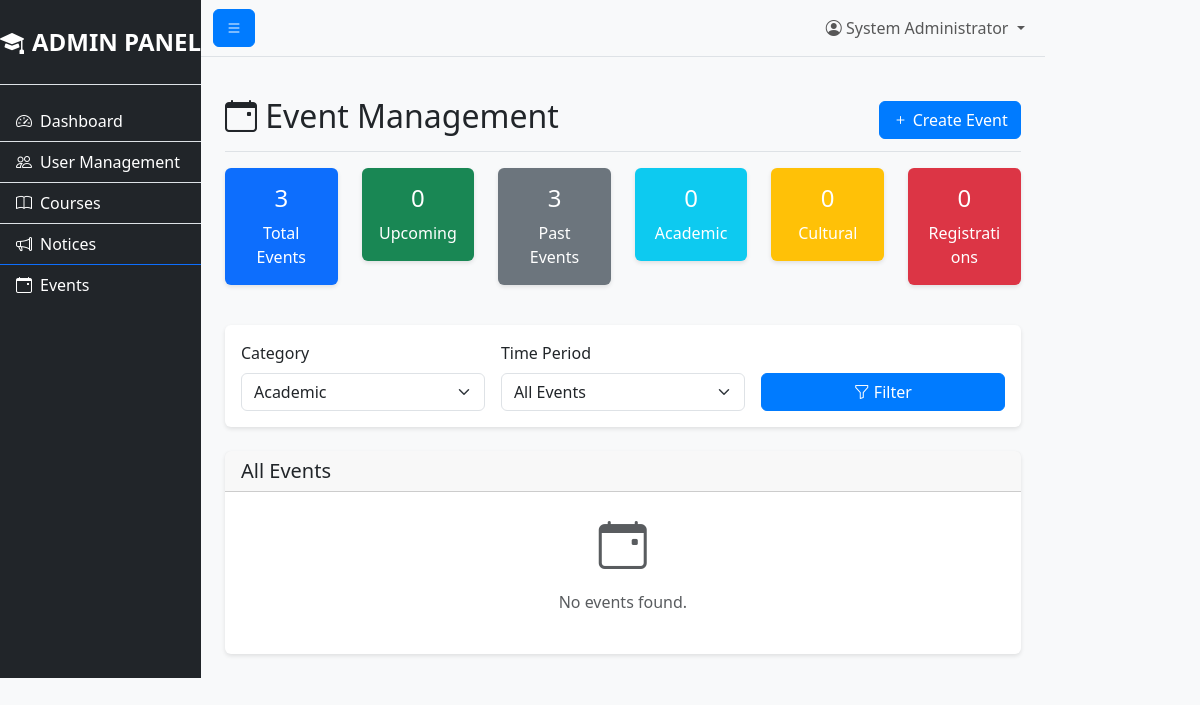
Page /admin/events.php?category=academic (signed in) on the earlier database version.
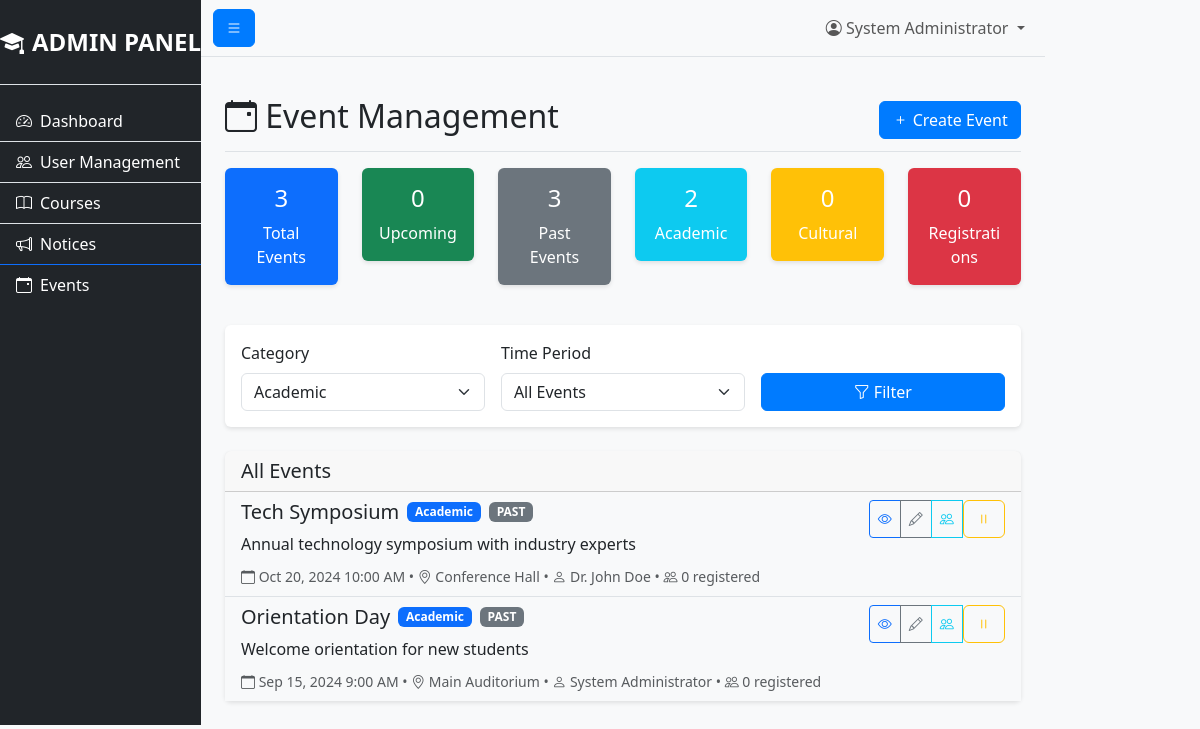
Same page on the later database version.
### tables this page shows
CREATE TABLE events (
    id INT AUTO_INCREMENT PRIMARY KEY,
    title VARCHAR(255) NOT NULL,
    description TEXT,
    event_date DATETIME NOT NULL,
    location VARCHAR(255),
    organizer_id INT NOT NULL,
    category ENUM('general', 'academic', 'cultural', 'sports', 'social') DEFAULT 'general',
    max_registrations INT DEFAULT 0,
    is_public BOOLEAN DEFAULT TRUE,
    created_at TIMESTAMP DEFAULT CURRENT_TIMESTAMP,
    is_active BOOLEAN DEFAULT TRUE,
    FOREIGN KEY (organizer_id) REFERENCES users(id)
);

CREATE TABLE users (
    id INT AUTO_INCREMENT PRIMARY KEY,
    username VARCHAR(50) UNIQUE NOT NULL,
    email VARCHAR(100) UNIQUE NOT NULL,
    password VARCHAR(255) NOT NULL,
    role ENUM('student', 'faculty', 'admin') NOT NULL,
    full_name VARCHAR(100) NOT NULL,
    department VARCHAR(100),
    phone VARCHAR(20),
    address TEXT,
    created_at TIMESTAMP DEFAULT CURRENT_TIMESTAMP,
    updated_at TIMESTAMP DEFAULT CURRENT_TIMESTAMP ON UPDATE CURRENT_TIMESTAMP,
    is_active BOOLEAN DEFAULT TRUE
);

### php/config.php (called while the page is built, shortened)
<?php
function executeQuery($conn, $sql, $types = "", $params = []) {
    try {
        $stmt = $conn->prepare($sql);
        if (!empty($params)) {
            $stmt->bind_param($types, ...$params);
        }
        $result = $stmt->execute();
        return $stmt;
    } catch (Exception $e) {
        throw new Exception("Query execution error: " . $e->getMessage());
    }
}
function fetchSingleRow($conn, $sql, $types = "", $params = []) {
    try {
        $stmt = executeQuery($conn, $sql, $types, $params);
        $result = $stmt->get_result();
        $row = $result->fetch_assoc();
        return $row;
    } catch (Exception $e) {
        throw new Exception("Fetch single row error: " . $e->getMessage());
    }
}
function fetchMultipleRows($conn, $sql, $types = "", $params = []) {
    try {
        $stmt = executeQuery($conn, $sql, $types, $params);
        $result = $stmt->get_result();
        $rows = [];
        while ($row = $result->fetch_assoc()) {
            $rows[] = $row;
        }
        return $rows;
    } catch (Exception $e) {
        throw new Exception("Fetch multiple rows error: " . $e->getMessage());
    }
}
?>

### admin/events.php (the view, shortened to what the changed rows need)
<?php
require_once '../php/config.php';
$conn = getDBConnection();
$categoryFilter = $_GET['category'] ?? 'all';
$whereConditions = [];
$params = [];
$types = "";
if ($categoryFilter != 'all') {
    $whereConditions[] = "e.category = ?";
    $params[] = $categoryFilter;
    $types .= "s";
}
$whereClause = !empty($whereConditions) ? 'WHERE ' . implode(' AND ', $whereConditions) : '';
$sql = "SELECT e.*, u.full_name as organizer_name,
        COUNT(er.id) as registration_count
        FROM events e
        JOIN users u ON e.organizer_id = u.id
        LEFT JOIN event_registrations er ON e.id = er.event_id AND er.status = 'registered'
        $whereClause
        GROUP BY e.id
        ORDER BY e.event_date DESC";
$events = fetchMultipleRows($conn, $sql, $types, $params);
$stats = fetchSingleRow($conn, "SELECT
    COUNT(*) as total_events,
    SUM(CASE WHEN event_date >= NOW() THEN 1 ELSE 0 END) as upcoming_events,
    SUM(CASE WHEN event_date < NOW() THEN 1 ELSE 0 END) as past_events,
    SUM(CASE WHEN category = 'academic' THEN 1 ELSE 0 END) as academic_events,
    SUM(CASE WHEN category = 'cultural' THEN 1 ELSE 0 END) as cultural_events
    FROM events");
?>
<!DOCTYPE html>
<html lang="en">
<head>
    <link href="https://cdn.jsdelivr.net/npm/bootstrap@5.3.0/dist/css/bootstrap.min.css" rel="stylesheet">
    <link href="https://cdn.jsdelivr.net/npm/bootstrap-icons@1.10.0/font/bootstrap-icons.css" rel="stylesheet">
    <link href="../css/style.css" rel="stylesheet">
</head>
<body>
    <div class="d-flex" id="wrapper">
        <div id="page-content-wrapper">
            <div class="container-fluid p-4">
                <div class="d-flex justify-content-between flex-wrap flex-md-nowrap align-items-center pt-3 pb-2 mb-3 border-bottom">
                    <h1 class="h2">
                        <i class="bi bi-calendar-event"></i> Event Management
                    </h1>
                </div>
                <div class="row mb-4">
                    <div class="col-md-2 mb-3">
                        <div class="card text-white bg-info">
                            <div class="card-body text-center">
                                <h4><?php echo $stats['academic_events']; ?></h4>
                                <p class="mb-0">Academic</p>
                            </div>
                        </div>
                    </div>
                </div>
                <div class="card">
                    <div class="card-body p-0">
                        <?php if (empty($events)): ?>
                            <div class="text-center p-4">
                                <i class="bi bi-calendar-event display-1 text-muted"></i>
                                <p class="text-muted mt-3">No events found.</p>
                            </div>
                        <?php else: ?>
                            <div class="list-group list-group-flush">
                                <?php foreach ($events as $event): ?>
                                    <?php
                                    $eventDate = new DateTime($event['event_date']);
                                    $now = new DateTime();
                                    $isPast = $eventDate < $now;
                                    $daysUntil = $eventDate->diff($now)->days;
                                    ?>
                                    <div class="list-group-item <?php echo $isPast ? 'bg-light' : ''; ?>">
                                        <div class="d-flex w-100 justify-content-between align-items-start">
                                            <div class="flex-grow-1">
                                                <div class="d-flex align-items-center mb-2">
                                                    <h5 class="mb-0 me-2"><?php echo htmlspecialchars($event['title']); ?></h5>
                                                    <span class="badge bg-<?php
                                                        echo $event['category'] == 'academic' ? 'primary' :
                                                            ($event['category'] == 'cultural' ? 'success' :
                                                            ($event['category'] == 'sports' ? 'warning' : 'secondary'));
                                                    ?>">
                                                        <?php echo ucfirst($event['category']); ?>
                                                    </span>
                                                    <?php if ($isPast): ?>
                                                        <span class="badge bg-secondary ms-2">PAST</span>
                                                    <?php elseif ($daysUntil <= 7): ?>
                                                        <span class="badge bg-danger ms-2">SOON</span>
                                                    <?php endif; ?>
                                                </div>
                                                <?php if ($event['description']): ?>
                                                    <p class="mb-2"><?php echo nl2br(htmlspecialchars(substr($event['description'], 0, 150))); ?><?php echo strlen($event['description']) > 150 ? '...' : ''; ?></p>
                                                <?php endif; ?>
                                                <small class="text-muted">
                                                    <i class="bi bi-calendar"></i> <?php echo $eventDate->format('M j, Y g:i A'); ?> •
                                                    <?php if ($event['location']): ?>
                                                        <i class="bi bi-geo-alt"></i> <?php echo htmlspecialchars($event['location']); ?> •
                                                    <?php endif; ?>
                                                    <i class="bi bi-person"></i> <?php echo htmlspecialchars($event['organizer_name']); ?> •
                                                    <i class="bi bi-people"></i> <?php echo $event['registration_count']; ?> registered
                                                </small>
                                            </div>
                                            <div class="btn-group btn-group-sm ms-3">
                                                <button type="button" class="btn btn-outline-primary" onclick="viewEvent(<?php echo $event['id']; ?>)">
                                                    <i class="bi bi-eye"></i>
                                                </button>
                                                <button type="button" class="btn btn-outline-secondary" onclick="editEvent(<?php echo $event['id']; ?>)">
                                                    <i class="bi bi-pencil"></i>
                                                </button>
                                                <button type="button" class="btn btn-outline-info" onclick="viewRegistrations(<?php echo $event['id']; ?>)">
                                                    <i class="bi bi-people"></i>
                                                </button>
                                                <form method="POST" style="display: inline;" onsubmit="return confirm('Are you sure?')">
                                                    <button type="submit" name="toggle_event_status" class="btn btn-outline-<?php echo $event['is_active'] ? 'warning' : 'success'; ?>">
                                                        <i class="bi bi-<?php echo $event['is_active'] ? 'pause' : 'play'; ?>"></i>
                                                    </button>
                                                </form>
                                            </div>
                                        </div>
                                    </div>
                                <?php endforeach; ?>
                            </div>
                        <?php endif; ?>
                    </div>
                </div>
            </div>
        </div>
    </div>
</body>
</html>

Differences in the rows shown:
now on this page (row edited): events: title "Tech Symposium", category "Academic", shows "PAST", description "Annual technology symposium with industry experts", event_date "Oct 20, 2024 10:00 AM", location "Conference Hall", organizer.full_name "Dr. John Doe", registration_count "0", is_active 1 (drawn)
now on this page (row edited): events: title "Orientation Day", category "Academic", shows "PAST", description "Welcome orientation for new students", event_date "Sep 15, 2024 9:00 AM", location "Main Auditorium", organizer.full_name "System Administrator", registration_count "0", is_active 1 (drawn)
Other differences:
$stats['academic_events']: "0" → "2"
text no longer shown: "No events found."
